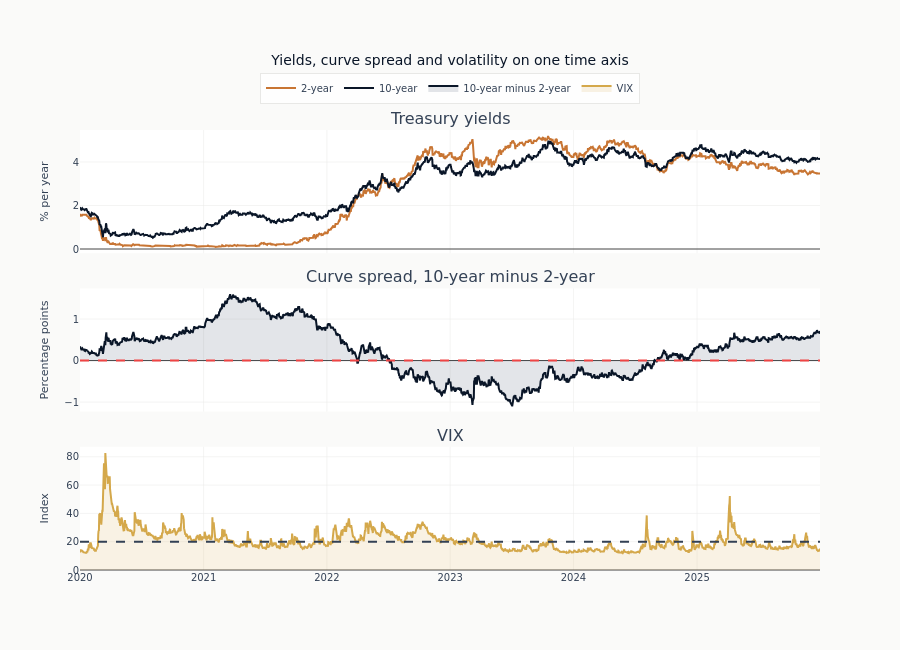

This figure's notebook cell:
### Markdown cell above
## 7. Three series together

Each of the three charts above is drawn from one market in isolation. Putting them on a shared
date axis is what lets the same stretch of time be read across all three at once, which is the
construction the rest of the book uses whenever a rates move, a curve move and a volatility
move have to be attributed to the same event rather than to three coincidences.

### Code cell
recent = macro.filter(pl.col("timestamp") >= pl.lit(RECENT_START).str.to_date()).to_pandas()

fig = make_subplots(
    rows=3,
    cols=1,
    shared_xaxes=True,
    subplot_titles=(
        "Treasury yields",
        "Curve spread, 10-year minus 2-year",
        "VIX",
    ),
    vertical_spacing=0.08,
)
fig.add_trace(
    go.Scatter(
        x=recent["timestamp"],
        y=recent["dgs2"],
        mode="lines",
        name="2-year",
        line=dict(color=COLORS["copper"]),
    ),
    row=1,
    col=1,
)
fig.add_trace(
    go.Scatter(
        x=recent["timestamp"],
        y=recent["dgs10"],
        mode="lines",
        name="10-year",
        line=dict(color=COLORS["blue"]),
    ),
    row=1,
    col=1,
)
fig.add_trace(
    go.Scatter(
        x=recent["timestamp"],
        y=recent["t10y2y"],
        mode="lines",
        name="10-year minus 2-year",
        line=dict(color=COLORS["blue"]),
        fill="tozeroy",
        fillcolor="rgba(26, 45, 74, 0.12)",  # translucent COLORS["slate"]
    ),
    row=2,
    col=1,
)
fig.add_hline(y=0, line_dash="dash", line_color=COLORS["negative"], row=2, col=1)
fig.add_trace(
    go.Scatter(
        x=recent["timestamp"],
        y=recent["vixcls"],
        mode="lines",
        name="VIX",
        line=dict(color=COLORS["amber"]),
        fill="tozeroy",
        fillcolor="rgba(212, 168, 75, 0.15)",  # translucent COLORS["amber"]
    ),
    row=3,
    col=1,
)
fig.add_hline(y=20, line_dash="dash", line_color=COLORS["neutral"], row=3, col=1)
fig.update_yaxes(title_text="% per year", row=1, col=1)
fig.update_yaxes(title_text="Percentage points", row=2, col=1)
fig.update_yaxes(title_text="Index", row=3, col=1)
fig.update_layout(
    height=650,
    title_text="Yields, curve spread and volatility on one time axis",
    legend=dict(orientation="h", yanchor="bottom", y=1.06, xanchor="center", x=0.5),
    # The legend sits above the plotting area, between the figure title and the first subplot
    # title, and the three crowd each other at the default top margin.
    margin=dict(t=130),
)
show_plotly_with_alt(
    fig,
    "Three stacked panels sharing one date axis over the recent window: the two- and ten-year "
    "Treasury yields in percent per year, the ten-year minus two-year spread in percentage "
    "points with a dashed zero line, and the VIX in annualized percent volatility with a dashed "
    "rule at the lower band level.",
)

### Figure 1 — Plotly figure (JSON) as saved in the notebook; plotly's stock layout.template omitted (floating-point values rounded to 4 significant figures; data arrays with more than 128 entries replaced by an {"elided": "..."} marker saying what was removed)
{"data": [{"line": {"color": "#C87533"}, "mode": "lines", "name": "2-year", "type": "scatter", "x": {"elided": "2192 str values"}, "xaxis": "x", "y": {"elided": "2192 float values"}, "yaxis": "y"}, {"line": {"color": "#0a1628"}, "mode": "lines", "name": "10-year", "type": "scatter", "x": {"elided": "2192 str values"}, "xaxis": "x", "y": {"elided": "2192 float values"}, "yaxis": "y"}, {"fill": "tozeroy", "fillcolor": "rgba(26, 45, 74, 0.12)", "line": {"color": "#0a1628"}, "mode": "lines", "name": "10-year minus 2-year", "type": "scatter", "x": {"elided": "2192 str values"}, "xaxis": "x2", "y": {"elided": "2192 float values"}, "yaxis": "y2"}, {"fill": "tozeroy", "fillcolor": "rgba(212, 168, 75, 0.15)", "line": {"color": "#D4A84B"}, "mode": "lines", "name": "VIX", "type": "scatter", "x": {"elided": "2192 str values"}, "xaxis": "x3", "y": {"elided": "2192 float values"}, "yaxis": "y3"}], "layout": {"annotations": [{"font": {"size": 16}, "showarrow": false, "text": "Treasury yields", "x": 0.5, "xanchor": "center", "xref": "paper", "y": 1.0, "yanchor": "bottom", "yref": "paper"}, {"font": {"size": 16}, "showarrow": false, "text": "Curve spread, 10-year minus 2-year", "x": 0.5, "xanchor": "center", "xref": "paper", "y": 0.64, "yanchor": "bottom", "yref": "paper"}, {"font": {"size": 16}, "showarrow": false, "text": "VIX", "x": 0.5, "xanchor": "center", "xref": "paper", "y": 0.28, "yanchor": "bottom", "yref": "paper"}], "height": 650, "legend": {"orientation": "h", "x": 0.5, "xanchor": "center", "y": 1.06, "yanchor": "bottom"}, "margin": {"t": 130}, "shapes": [{"line": {"color": "#ef4444", "dash": "dash"}, "type": "line", "x0": 0, "x1": 1, "xref": "x2 domain", "y0": 0, "y1": 0, "yref": "y2"}, {"line": {"color": "#334155", "dash": "dash"}, "type": "line", "x0": 0, "x1": 1, "xref": "x3 domain", "y0": 20, "y1": 20, "yref": "y3"}], "title": {"text": "Yields, curve spread and volatility on one time axis"}, "xaxis": {"anchor": "y", "domain": [0.0, 1.0], "matches": "x3", "showticklabels": false}, "xaxis2": {"anchor": "y2", "domain": [0.0, 1.0], "matches": "x3", "showticklabels": false}, "xaxis3": {"anchor": "y3", "domain": [0.0, 1.0]}, "yaxis": {"anchor": "x", "domain": [0.72, 1.0], "title": {"text": "% per year"}}, "yaxis2": {"anchor": "x2", "domain": [0.36, 0.64], "title": {"text": "Percentage points"}}, "yaxis3": {"anchor": "x3", "domain": [0.0, 0.28], "title": {"text": "Index"}}}}
